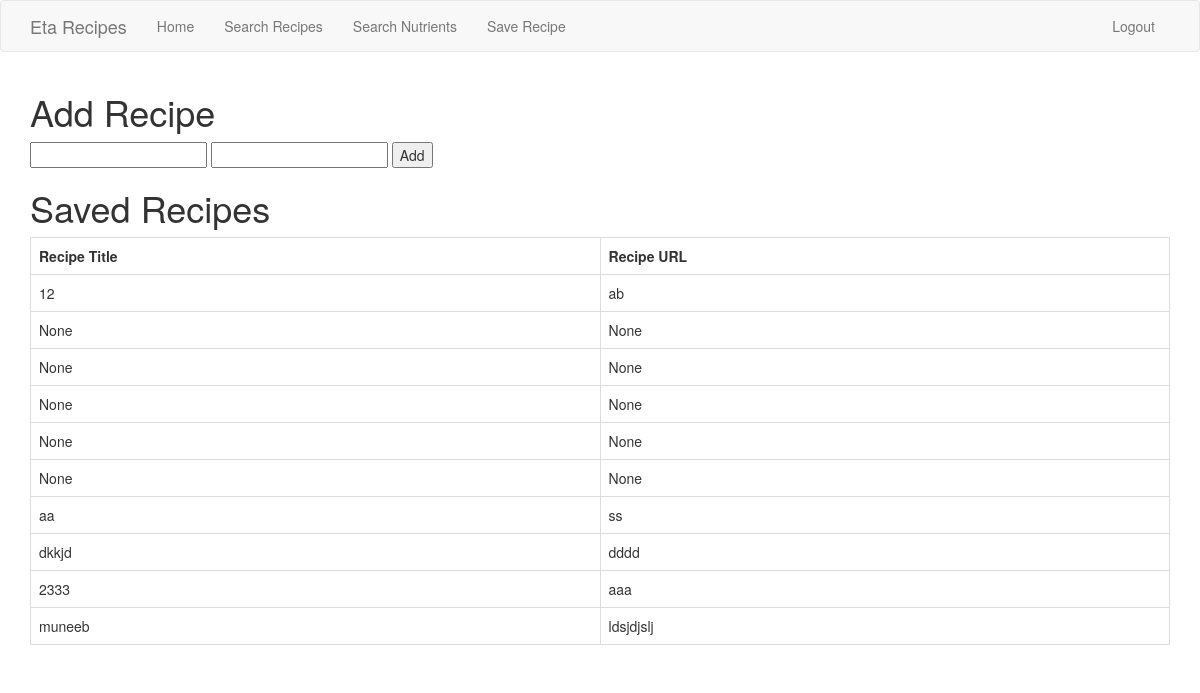
Page /save_recipe (signed in) on the committed database.
### app/models.py (models this page shows, shortened)
class Recipe_db(db.Model):
    id = db.Column(db.Integer, primary_key=True)
    timestamp = db.Column(db.DateTime, index=True, default=datetime.utcnow)
    recipe_url = db.Column(db.VARCHAR,index = True)
    recipe_title= db.Column(db.VARCHAR, index= True, unique = True)
    user_id = db.Column(db.Integer, db.ForeignKey('user.id'))

### app/routes.py (the view, shortened to what this page needs)
@app.route("/save_recipe", methods=["GET", "POST"])
@login_required
def save_recipe():
    saved_recipe= None
    saved_recipe = Recipe_db.query.all()
    return render_template("save_recipe.html", saved_recipe = saved_recipe)

### app/models.py (called while the page is built)
    @login.user_loader
    def load_user(id):
        return User.query.get(int(id))

### app/templates/save_recipe.html
{% extends "base.html" %}
{% block app_content %}
    <h1>Add Recipe</h1>
    <form action="" method="POST" >
        <input type="text" name="recipe_title">
        <input type="text" name="recipe_url">
        <input type="submit" value="Add">
    </form>
    <h1>Saved Recipes</h1>
      <table class="table table-bordered">
        <tr>
            <th scope="col">Recipe Title</th>
            <th scope="col">Recipe URL</th>
        </tr>
        {% for recipe in saved_recipe %}
            <tr>
              <td>
                  {{recipe.recipe_title}}
              </td>
                <td>
                  {{recipe.recipe_url}}
                </td>
            </tr>
        {% endfor %}
    </table>
{% endblock %}

### app/templates/base.html (shortened to what this page needs)
 {% extends 'bootstrap/base.html' %}
 {% block navbar %}
     <nav class="navbar navbar-default">
         <div class="container">
             <div class="navbar-header">
                 <a class="navbar-brand" href="{{ url_for('home') }}">Eta Recipes</a>
             </div>
             <div class="collapse navbar-collapse" id="bs-example-navbar-collapse-1">
                 <ul class="nav navbar-nav">
                     <li><a href="{{ url_for('home') }}">Home</a></li>
                     <li><a href="{{ url_for('recipe_search') }}">Search Recipes</a></li>
                     <li><a href="{{ url_for('nutrients_search') }}">Search Nutrients</a></li>
                     <li><a href="{{ url_for('save_recipe') }}">Save Recipe</a></li>
                 </ul>
                 <ul class="nav navbar-nav navbar-right">
                     {% if current_user.is_anonymous %}
                     <li><a href="{{ url_for('login') }}"><span class="glyphicon glyphicon-log-in"></span>Login</a></li>
                     <li><a href="{{ url_for('register') }}">Register</a></li>
                     {% else %}
                     <li><a href="{{ url_for('logout') }}">Logout</a></li>
                     {% endif %}
                 </ul>
             </div>
         </div>
     </nav>
 {% endblock %}
 {% block content %}
 <div class="container">
     {% block app_content %}{% endblock %}
 </div>
{% endblock %}

### rows in the picture
Recipe_db: recipe_title "12", recipe_url "ab"
Recipe_db: recipe_title "None", recipe_url "None"
Recipe_db: recipe_title "None", recipe_url "None"
Recipe_db: recipe_title "None", recipe_url "None"
Recipe_db: recipe_title "None", recipe_url "None"
Recipe_db: recipe_title "None", recipe_url "None"
Recipe_db: recipe_title "aa", recipe_url "ss"
Recipe_db: recipe_title "dkkjd", recipe_url "dddd"
Recipe_db: recipe_title "2333", recipe_url "aaa"
Recipe_db: recipe_title "muneeb", recipe_url "ldsjdjslj"
